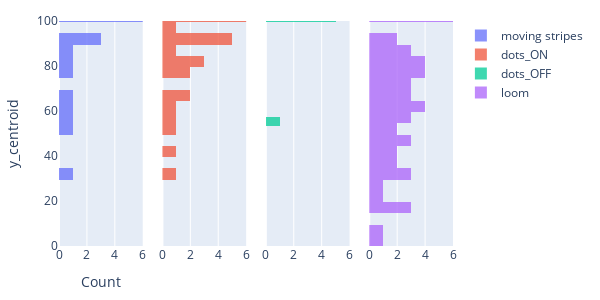

Notebook code for this chart:
### Code cell
import plotly.graph_objects as go
from plotly.subplots import make_subplots

# Get the number of unique 'stimtype' values
num_stimtypes = pooled_data['stimtype'].nunique()

# Create a subplot with 1 row and 'num_stimtypes' columns
fig = make_subplots(rows=1, cols=num_stimtypes, shared_yaxes=True)

# Loop through each unique value of 'stimtype'
for i, stim in enumerate(pooled_data['stimtype'].unique(), start=1):
    filtered_data = pooled_data[(pooled_data['stimtype'] == stim)] #&(pooled_data['experiment_id'] == 'x241014_53_cOTs')
    fig.add_trace(go.Histogram(y=filtered_data['ot_depth'], name=stim,
                               nbinsy=30, opacity=0.75),
                  row=1, col=i)
fig.update_xaxes(range=[0, 6])
fig.update_yaxes(range=[0, 100])
# Update the layout
fig.update_layout(barmode='overlay', yaxis_title='y_centroid', xaxis_title='Count',
                  width=150 * num_stimtypes, height=300, margin=dict(l=20, r=20, t=20, b=20))

# Display the figure
fig.show()

### Figure 1 — Plotly figure (JSON) as saved in the notebook; plotly's stock layout.template omitted (floating-point values rounded to 4 significant figures; data arrays with more than 128 entries replaced by an {"elided": "..."} marker saying what was removed)
{"data": [{"name": "moving stripes", "nbinsy": 30, "opacity": 0.75, "type": "histogram", "xaxis": "x", "y": [56, 101, 60, 54, 101, 101, 101, 101, 101, 101, 92, 101, 101, 101, 101, 101, 101, 94, 101, 33, 101, 101, 101, 101, -1, 101, 101, 76, 84, -1, 68, 101, 101, -1, -1, 101, 88, -1, -1, -1, 101, -1, 101, 101, -1, -1, -1, -1, -1, -1, -1, 94, -1, 101, -1, -1, 101, 101, -1, -1], "yaxis": "y"}, {"name": "dots_ON", "nbinsy": 30, "opacity": 0.75, "type": "histogram", "xaxis": "x2", "y": {"elided": "198 int values"}, "yaxis": "y2"}, {"name": "dots_OFF", "nbinsy": 30, "opacity": 0.75, "type": "histogram", "xaxis": "x3", "y": [56, 101, 54, 101, 101, 101, 101], "yaxis": "y3"}, {"name": "loom", "nbinsy": 30, "opacity": 0.75, "type": "histogram", "xaxis": "x4", "y": {"elided": "427 int values"}, "yaxis": "y4"}], "layout": {"barmode": "overlay", "height": 300, "margin": {"b": 20, "l": 20, "r": 20, "t": 20}, "width": 600, "xaxis": {"anchor": "y", "domain": [0, 0.2125], "range": [0, 6], "title": {"text": "Count"}}, "xaxis2": {"anchor": "y2", "domain": [0.2625, 0.475], "range": [0, 6]}, "xaxis3": {"anchor": "y3", "domain": [0.525, 0.7375], "range": [0, 6]}, "xaxis4": {"anchor": "y4", "domain": [0.7875, 1], "range": [0, 6]}, "yaxis": {"anchor": "x", "domain": [0, 1], "range": [0, 100], "title": {"text": "y_centroid"}}, "yaxis2": {"anchor": "x2", "domain": [0, 1], "matches": "y", "range": [0, 100], "showticklabels": false}, "yaxis3": {"anchor": "x3", "domain": [0, 1], "matches": "y", "range": [0, 100], "showticklabels": false}, "yaxis4": {"anchor": "x4", "domain": [0, 1], "matches": "y", "range": [0, 100], "showticklabels": false}}}
